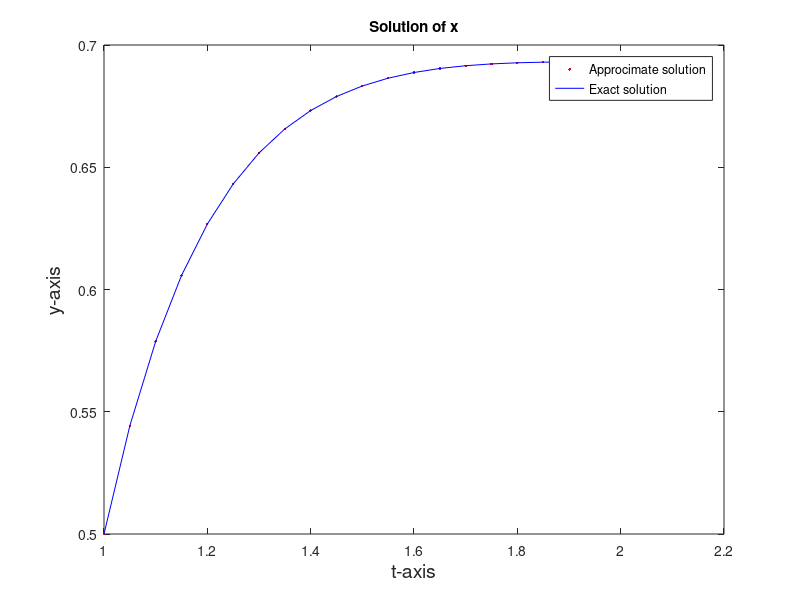

This figure's MATLAB source:
%{
    Runge-Kutta-Method for System Of Ordinary Differential Equations

    11/13/2017 Jake Tully

    This script solves a system of ODE's Using RK4 
%}

clear 
clc
close all

f1 = @(x,u1,u2) u2; % initial value
f2 = @(x,u1,u2) -(4*u2)/x - (2*u1)/x^2 + (2*log(x))/x^2;
f3 = @(x) log(x) + 4/x - 2/x^2 -3/2;

a = 1; % initial mesh point
b = 2; % final mesh point
alpha = 0.5; % initial value of the solution
beta = 0;
N = 20;% number of intervals between the mesh points
h = (b-a)/N; % step size
x = a;
w1 = alpha;
w2 = beta;

A = zeros (N+1,3); 
A(1,1) = x; A(1,2) = w1; A(1,3)=w2; 

K1 = [0 0];
K2 = [0 0];
K3 = [0 0];
K4 = [0 0];

for i = 2 :(N+1)
    
  A(i,1) = A(i-1,1) + h ; 
  
  K1(1) = h * f1(A(i-1,1),A(i-1,2),A(i-1,3));
  K1(2) = h * f2(A(i-1,1),A(i-1,2),A(i-1,3));
  
  K2(1) = h * f1(A(i-1,1)+h/2,A(i-1,2)+K1(1)/2,A(i-1,3)+K1(2)/2);
  K2(2) = h * f2(A(i-1,1)+h/2,A(i-1,2)+K1(1)/2,A(i-1,3)+K1(2)/2);
  
  K3(1) = h * f1(A(i-1,1)+h/2,A(i-1,2)+K2(1)/2,A(i-1,3)+K2(2)/2);
  K3(2) = h * f2(A(i-1,1)+h/2,A(i-1,2)+K2(1)/2,A(i-1,3)+K2(2)/2);
  
  K4(1) = h * f1(A(i-1,1)+h,A(i-1,2)+K3(1),A(i-1,3)+K3(2));  
  K4(2) = h * f2(A(i-1,1)+h,A(i-1,2)+K3(1),A(i-1,3)+K3(2));  
  
  A(i,2) = A(i-1,2) + (1/6)*(K1(1)+2*K2(1)+2*K3(1)+K4(1));
  A(i,3) = A(i-1,3) + (1/6)*(K1(2)+2*K2(2)+2*K3(2)+K4(2));
  
end

p1 = @(x,u1,u2) u2; % initial value
p2 = @(x,u1,u2) -(4*u2)/x - (2*u1)/x^2 ;

a = 1; % initial mesh point
b = 2; % final mesh point
alpha = 0; % initial value of the solution
beta = 1;
N = 20;% number of intervals between the mesh points
h = (b-a)/N; % step size
x = a;
w1 = alpha;
w2 = beta;
A1 = zeros (N+1,3); 
exactY = zeros(N+1,1);

A1(1,1) = x; A1(1,2) = w1; A1(1,3)=w2; exactY(1) = f3(1);

for i = 2 :(N+1)
    
  A1(i,1) = A1(i-1,1) + h ; 
  
  K1(1) = h * p1(A1(i-1,1),A1(i-1,2),A1(i-1,3));
  K1(2) = h * p2(A1(i-1,1),A1(i-1,2),A1(i-1,3));
  
  K2(1) = h * p1(A1(i-1,1)+h/2,A1(i-1,2)+K1(1)/2,A1(i-1,3)+K1(2)/2);
  K2(2) = h * p2(A1(i-1,1)+h/2,A1(i-1,2)+K1(1)/2,A1(i-1,3)+K1(2)/2);
  
  K3(1) = h * p1(A1(i-1,1)+h/2,A1(i-1,2)+K2(1)/2,A1(i-1,3)+K2(2)/2);
  K3(2) = h * p2(A1(i-1,1)+h/2,A1(i-1,2)+K2(1)/2,A1(i-1,3)+K2(2)/2);
  
  K4(1) = h * p1(A1(i-1,1)+h,A1(i-1,2)+K3(1),A1(i-1,3)+K3(2));  
  K4(2) = h * p2(A1(i-1,1)+h,A1(i-1,2)+K3(1),A1(i-1,3)+K3(2));  
  
  A1(i,2) = A1(i-1,2) + (1/6)*(K1(1)+2*K2(1)+2*K3(1)+K4(1));
  A1(i,3) = A1(i-1,3) + (1/6)*(K1(2)+2*K2(2)+2*K3(2)+K4(2));
  
  exactY(i,1) = f3(A1(i,1));
end

beta = log(2);

x = A(:,1);
y = A(:,2) + ((beta-A(i,2))/A1(i,2))*A1(:,2);
Z(:,1)=x;
Z(:,2)=y;
Z(:,3)=exactY;
Z(:,4) = abs(y-exactY);

figure(1)
plot(x,y,'r.', x,exactY,'b')
xlabel('t-axis', 'fontsize', 14);
ylabel('y-axis','fontsize',14);
title('Solution of x');
legend('Approcimate solution' , 'Exact solution', 'location','best');

